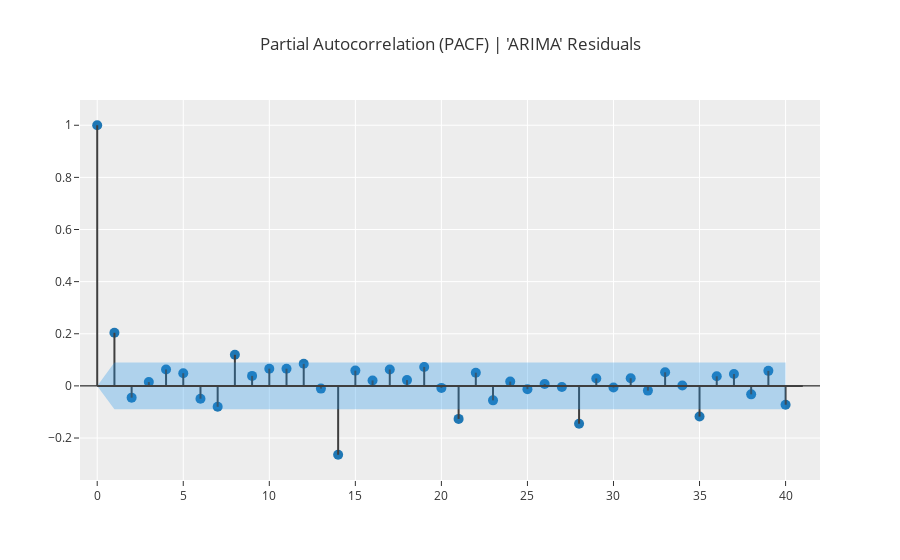

Notebook code cell kept with this figure:
### Code cell
plot_model(final_tuned_aa, "pacf")

### Figure 1 — Plotly figure (JSON) as saved in the notebook; plotly's stock layout.template omitted (floating-point values rounded to 4 significant figures)
{"data": [{"marker": {"color": "#1f77b4", "size": 10}, "mode": "markers", "name": "PACF", "x": [0, 1, 2, 3, 4, 5, 6, 7, 8, 9, 10, 11, 12, 13, 14, 15, 16, 17, 18, 19, 20, 21, 22, 23, 24, 25, 26, 27, 28, 29, 30, 31, 32, 33, 34, 35, 36, 37, 38, 39, 40], "y": [1, 0.2039, -0.04516, 0.01474, 0.06302, 0.0486, -0.04927, -0.08033, 0.1193, 0.03838, 0.06607, 0.06602, 0.08477, -0.01049, -0.2642, 0.05863, 0.02091, 0.06301, 0.02218, 0.07275, -0.007665, -0.1267, 0.05066, -0.05554, 0.01644, -0.01244, 0.007265, -0.004579, -0.1452, 0.02868, -0.006375, 0.02936, -0.01815, 0.05218, 0.001195, -0.1177, 0.03679, 0.04566, -0.03246, 0.05762, -0.0722], "type": "scatter", "showlegend": false}, {"line": {"color": "#3f3f3f"}, "mode": "lines", "name": "Lag1", "x": [0, 0], "y": [0, 1], "type": "scatter", "showlegend": false}, {"line": {"color": "#3f3f3f"}, "mode": "lines", "name": "Lag2", "x": [1, 1], "y": [0, 0.2039], "type": "scatter", "showlegend": false}, {"line": {"color": "#3f3f3f"}, "mode": "lines", "name": "Lag3", "x": [2, 2], "y": [0, -0.04516], "type": "scatter", "showlegend": false}, {"line": {"color": "#3f3f3f"}, "mode": "lines", "name": "Lag4", "x": [3, 3], "y": [0, 0.01474], "type": "scatter", "showlegend": false}, {"line": {"color": "#3f3f3f"}, "mode": "lines", "name": "Lag5", "x": [4, 4], "y": [0, 0.06302], "type": "scatter", "showlegend": false}, {"line": {"color": "#3f3f3f"}, "mode": "lines", "name": "Lag6", "x": [5, 5], "y": [0, 0.0486], "type": "scatter", "showlegend": false}, {"line": {"color": "#3f3f3f"}, "mode": "lines", "name": "Lag7", "x": [6, 6], "y": [0, -0.04927], "type": "scatter", "showlegend": false}, {"line": {"color": "#3f3f3f"}, "mode": "lines", "name": "Lag8", "x": [7, 7], "y": [0, -0.08033], "type": "scatter", "showlegend": false}, {"line": {"color": "#3f3f3f"}, "mode": "lines", "name": "Lag9", "x": [8, 8], "y": [0, 0.1193], "type": "scatter", "showlegend": false}, {"line": {"color": "#3f3f3f"}, "mode": "lines", "name": "Lag10", "x": [9, 9], "y": [0, 0.03838], "type": "scatter", "showlegend": false}, {"line": {"color": "#3f3f3f"}, "mode": "lines", "name": "Lag11", "x": [10, 10], "y": [0, 0.06607], "type": "scatter", "showlegend": false}, {"line": {"color": "#3f3f3f"}, "mode": "lines", "name": "Lag12", "x": [11, 11], "y": [0, 0.06602], "type": "scatter", "showlegend": false}, {"line": {"color": "#3f3f3f"}, "mode": "lines", "name": "Lag13", "x": [12, 12], "y": [0, 0.08477], "type": "scatter", "showlegend": false}, {"line": {"color": "#3f3f3f"}, "mode": "lines", "name": "Lag14", "x": [13, 13], "y": [0, -0.01049], "type": "scatter", "showlegend": false}, {"line": {"color": "#3f3f3f"}, "mode": "lines", "name": "Lag15", "x": [14, 14], "y": [0, -0.2642], "type": "scatter", "showlegend": false}, {"line": {"color": "#3f3f3f"}, "mode": "lines", "name": "Lag16", "x": [15, 15], "y": [0, 0.05863], "type": "scatter", "showlegend": false}, {"line": {"color": "#3f3f3f"}, "mode": "lines", "name": "Lag17", "x": [16, 16], "y": [0, 0.02091], "type": "scatter", "showlegend": false}, {"line": {"color": "#3f3f3f"}, "mode": "lines", "name": "Lag18", "x": [17, 17], "y": [0, 0.06301], "type": "scatter", "showlegend": false}, {"line": {"color": "#3f3f3f"}, "mode": "lines", "name": "Lag19", "x": [18, 18], "y": [0, 0.02218], "type": "scatter", "showlegend": false}, {"line": {"color": "#3f3f3f"}, "mode": "lines", "name": "Lag20", "x": [19, 19], "y": [0, 0.07275], "type": "scatter", "showlegend": false}, {"line": {"color": "#3f3f3f"}, "mode": "lines", "name": "Lag21", "x": [20, 20], "y": [0, -0.007665], "type": "scatter", "showlegend": false}, {"line": {"color": "#3f3f3f"}, "mode": "lines", "name": "Lag22", "x": [21, 21], "y": [0, -0.1267], "type": "scatter", "showlegend": false}, {"line": {"color": "#3f3f3f"}, "mode": "lines", "name": "Lag23", "x": [22, 22], "y": [0, 0.05066], "type": "scatter", "showlegend": false}, {"line": {"color": "#3f3f3f"}, "mode": "lines", "name": "Lag24", "x": [23, 23], "y": [0, -0.05554], "type": "scatter", "showlegend": false}, {"line": {"color": "#3f3f3f"}, "mode": "lines", "name": "Lag25", "x": [24, 24], "y": [0, 0.01644], "type": "scatter", "showlegend": false}, {"line": {"color": "#3f3f3f"}, "mode": "lines", "name": "Lag26", "x": [25, 25], "y": [0, -0.01244], "type": "scatter", "showlegend": false}, {"line": {"color": "#3f3f3f"}, "mode": "lines", "name": "Lag27", "x": [26, 26], "y": [0, 0.007265], "type": "scatter", "showlegend": false}, {"line": {"color": "#3f3f3f"}, "mode": "lines", "name": "Lag28", "x": [27, 27], "y": [0, -0.004579], "type": "scatter", "showlegend": false}, {"line": {"color": "#3f3f3f"}, "mode": "lines", "name": "Lag29", "x": [28, 28], "y": [0, -0.1452], "type": "scatter", "showlegend": false}, {"line": {"color": "#3f3f3f"}, "mode": "lines", "name": "Lag30", "x": [29, 29], "y": [0, 0.02868], "type": "scatter", "showlegend": false}, {"line": {"color": "#3f3f3f"}, "mode": "lines", "name": "Lag31", "x": [30, 30], "y": [0, -0.006375], "type": "scatter", "showlegend": false}, {"line": {"color": "#3f3f3f"}, "mode": "lines", "name": "Lag32", "x": [31, 31], "y": [0, 0.02936], "type": "scatter", "showlegend": false}, {"line": {"color": "#3f3f3f"}, "mode": "lines", "name": "Lag33", "x": [32, 32], "y": [0, -0.01815], "type": "scatter", "showlegend": false}, {"line": {"color": "#3f3f3f"}, "mode": "lines", "name": "Lag34", "x": [33, 33], "y": [0, 0.05218], "type": "scatter", "showlegend": false}, {"line": {"color": "#3f3f3f"}, "mode": "lines", "name": "Lag35", "x": [34, 34], "y": [0, 0.001195], "type": "scatter", "showlegend": false}, {"line": {"color": "#3f3f3f"}, "mode": "lines", "name": "Lag36", "x": [35, 35], "y": [0, -0.1177], "type": "scatter", "showlegend": false}, {"line": {"color": "#3f3f3f"}, "mode": "lines", "name": "Lag37", "x": [36, 36], "y": [0, 0.03679], "type": "scatter", "showlegend": false}, {"line": {"color": "#3f3f3f"}, "mode": "lines", "name": "Lag38", "x": [37, 37], "y": [0, 0.04566], "type": "scatter", "showlegend": false}, {"line": {"color": "#3f3f3f"}, "mode": "lines", "name": "Lag39", "x": [38, 38], "y": [0, -0.03246], "type": "scatter", "showlegend": false}, {"line": {"color": "#3f3f3f"}, "mode": "lines", "name": "Lag40", "x": [39, 39], "y": [0, 0.05762], "type": "scatter", "showlegend": false}, {"line": {"color": "#3f3f3f"}, "mode": "lines", "name": "Lag41", "x": [40, 40], "y": [0, -0.0722], "type": "scatter", "showlegend": false}, {"line": {"color": "rgba(255,255,255,0)"}, "mode": "lines", "name": "UC", "x": [0, 1, 2, 3, 4, 5, 6, 7, 8, 9, 10, 11, 12, 13, 14, 15, 16, 17, 18, 19, 20, 21, 22, 23, 24, 25, 26, 27, 28, 29, 30, 31, 32, 33, 34, 35, 36, 37, 38, 39, 40], "y": [0, 0.08946, 0.08946, 0.08946, 0.08946, 0.08946, 0.08946, 0.08946, 0.08946, 0.08946, 0.08946, 0.08946, 0.08946, 0.08946, 0.08946, 0.08946, 0.08946, 0.08946, 0.08946, 0.08946, 0.08946, 0.08946, 0.08946, 0.08946, 0.08946, 0.08946, 0.08946, 0.08946, 0.08946, 0.08946, 0.08946, 0.08946, 0.08946, 0.08946, 0.08946, 0.08946, 0.08946, 0.08946, 0.08946, 0.08946, 0.08946], "type": "scatter", "showlegend": false}, {"fill": "tonexty", "fillcolor": "rgba(32, 146, 230,0.3)", "line": {"color": "rgba(255,255,255,0)"}, "mode": "lines", "name": "LC", "x": [0, 1, 2, 3, 4, 5, 6, 7, 8, 9, 10, 11, 12, 13, 14, 15, 16, 17, 18, 19, 20, 21, 22, 23, 24, 25, 26, 27, 28, 29, 30, 31, 32, 33, 34, 35, 36, 37, 38, 39, 40], "y": [0, -0.08946, -0.08946, -0.08946, -0.08946, -0.08946, -0.08946, -0.08946, -0.08946, -0.08946, -0.08946, -0.08946, -0.08946, -0.08946, -0.08946, -0.08946, -0.08946, -0.08946, -0.08946, -0.08946, -0.08946, -0.08946, -0.08946, -0.08946, -0.08946, -0.08946, -0.08946, -0.08946, -0.08946, -0.08946, -0.08946, -0.08946, -0.08946, -0.08946, -0.08946, -0.08946, -0.08946, -0.08946, -0.08946, -0.08946, -0.08946], "type": "scatter", "showlegend": false}, {"line": {"color": "#3f3f3f"}, "mode": "lines", "name": "", "x": [0, 41], "y": [0, 0], "type": "scatter", "showlegend": false}], "layout": {"xaxis": {"range": [-1, 42]}, "yaxis": {"zerolinecolor": "#000000"}, "title": {"text": "Partial Autocorrelation (PACF) | 'ARIMA' Residuals"}}}
